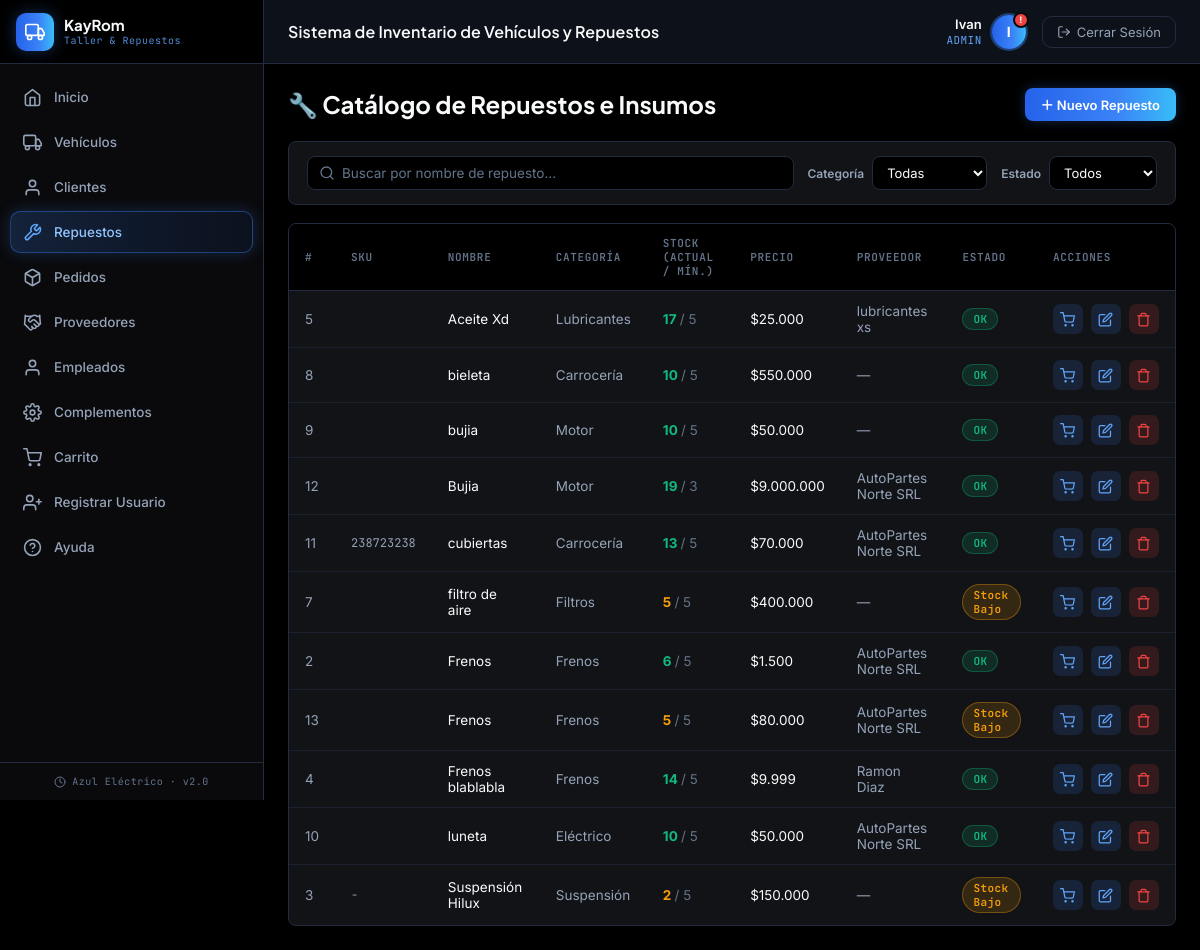
/index.php?page=repuestos&msg=agregado (signed in), run on the app's committed database.
### tables this page shows
CREATE TABLE `repuestos` (
  `id` int NOT NULL AUTO_INCREMENT,
  `nombre` varchar(100) NOT NULL,
  `categoria` varchar(45) DEFAULT NULL,
  `stock` int DEFAULT '0',
  `stock_minimo` int DEFAULT '5',
  `precio` decimal(10,2) DEFAULT '0.00',
  `sku` varchar(20) DEFAULT NULL,
  `proveedor_id` int DEFAULT NULL,
  PRIMARY KEY (`id`),
  KEY `fk_repuestos_proveedor` (`proveedor_id`),
  CONSTRAINT `fk_repuestos_proveedor` FOREIGN KEY (`proveedor_id`) REFERENCES `proveedor` (`id`) ON DELETE SET NULL
);

CREATE TABLE `proveedor` (
  `id` int NOT NULL AUTO_INCREMENT,
  `cuit` bigint DEFAULT NULL,
  `nombre_proveedor` varchar(150) NOT NULL,
  `telefono` bigint DEFAULT NULL,
  `email` varchar(50) DEFAULT NULL,
  `persona_id` int DEFAULT NULL,
  PRIMARY KEY (`id`),
  KEY `persona_id` (`persona_id`),
  CONSTRAINT `proveedor_ibfk_1` FOREIGN KEY (`persona_id`) REFERENCES `persona` (`id`)
);

### backend/repuestos/controller/RepuestoController.php (called while the page is built, shortened)
<?php
class RepuestoController {
    private $model;
    public function __construct() {
        $this->model = new RepuestoModel();
    }
    public function index() {
        $proveedorModel = new ProveedorModel();
        $data = [
            'repuestos'  => $this->model->getAll(),
            'categorias' => $this->model->getCategorias(),
            'proveedores'=> $proveedorModel->getAll(),
            'activePage' => 'repuestos'
        ];
        require_once 'backend/repuestos/views/repuestos.php';
    }
}

### config/base_datos.php (called while the page is built, shortened)
<?php
class Database {
    private static $instance = null;
    public $conexion;
    private function __construct() {
        $this->conexion = new mysqli("localhost", "root", "Migue123456", "soft_kayrom");
        $this->conexion->set_charset("utf8");
    }
    public static function getInstance() {
        if (self::$instance === null) {
            self::$instance = new Database();
        }
        return self::$instance;
    }
    public function getConexion() {
        return $this->conexion;
    }
}

### backend/repuestos/model/RepuestoModel.php (called while the page is built, shortened)
<?php
class RepuestoModel {
    private $db;
    public function __construct() {
        $this->db = Database::getInstance()->getConexion();
    }
    public function getAll() {
        $result = $this->db->query(
            "SELECT r.*, pr.nombre_proveedor
             FROM repuestos r
             LEFT JOIN proveedor pr ON pr.id = r.proveedor_id
             ORDER BY r.nombre ASC"
        );
        return $result ? $result->fetch_all(MYSQLI_ASSOC) : [];
    }
    public function getCategorias() {
        $result = $this->db->query("SELECT DISTINCT categoria FROM repuestos WHERE categoria IS NOT NULL AND categoria <> '' ORDER BY categoria ASC");
        return $result ? array_column($result->fetch_all(MYSQLI_ASSOC), 'categoria') : [];
    }
}

### backend/proveedor/models/ProveedorModel.php (called while the page is built, shortened)
<?php
class ProveedorModel {
    private $db;
    public function __construct() {
        $this->db = Database::getInstance()->getConexion();
    }
    public function getAll() {
        $sql = "SELECT pr.*, p.nombre, p.apellido
                FROM proveedor pr
                LEFT JOIN persona p ON p.id = pr.persona_id
                ORDER BY pr.nombre_proveedor ASC";
        $result = $this->db->query($sql);
        return $result ? $result->fetch_all(MYSQLI_ASSOC) : [];
    }
}

### backend/repuestos/views/repuestos.php (the view, shortened to what this page needs)
<?php require_once 'compartidoCREO/views/encabezado.php'; ?>
<div class="page-header">
    <h1>🔧 Catálogo de Repuestos e Insumos</h1>
    <button type="button" class="btn btn-primary" onclick="abrirRepuesto()">＋ Nuevo Repuesto</button>
</div>
<div class="filter-bar">
    <div class="filter-group filter-search">
        <input type="text" id="filtro-buscar" placeholder="Buscar por nombre de repuesto..." autocomplete="off">
    </div>
    <div class="filter-group">
        <label>Categoría</label>
        <select id="filtro-categoria">
            <option value="">Todas</option>
        </select>
    </div>
    <div class="filter-group">
        <label>Estado</label>
        <select id="filtro-estado">
            <option value="">Todos</option>
        </select>
    </div>
</div>
<div class="panel">
    <div class="panel-body">
        <table id="tabla-repuestos">
            <thead>
                <tr>
                    <th>#</th><th>SKU</th><th>Nombre</th><th>Categoría</th><th>Stock (Actual / Mín.)</th><th>Precio</th><th>Proveedor</th><th>Estado</th><th>Acciones</th>
                </tr>
            </thead>
            <tbody>
                <?php if (empty($data['repuestos'])): ?>
                <tr><td colspan="9" style="text-align:center;color:var(--text-muted);padding:30px;">No hay repuestos cargados</td></tr>
                <?php else: foreach ($data['repuestos'] as $r): ?>
                <?php
                    $bajo = $r['stock'] <= $r['stock_minimo'];
                    $sinStock = $r['stock'] == 0;
                    $estadoFiltro = $sinStock ? 'sin' : ($bajo ? 'bajo' : 'ok');
                ?>
                <tr data-nombre="<?= htmlspecialchars(mb_strtolower($r['nombre'])) ?>"
                    data-categoria="<?= htmlspecialchars($r['categoria']) ?>"
                    data-estado="<?= $estadoFiltro ?>">
                    <td style="color:var(--text-muted);"><?= $r['id'] ?></td>
                    <td style="color:var(--text-muted);font-family:var(--font-mono);font-size:12px;"><?= htmlspecialchars($r['sku'] ?? '-') ?></td>
                    <td><?= htmlspecialchars($r['nombre']) ?></td>
                    <td style="color:var(--text-muted);"><?= htmlspecialchars($r['categoria']) ?></td>
                    <td>
                        <strong style="color:<?= $bajo ? 'var(--accent-orange)' : 'var(--accent-green)' ?>">
                            <?= $r['stock'] ?>
                        </strong>
                        <span style="color:var(--text-dim);"> / <?= $r['stock_minimo'] ?></span>
                    </td>
                    <td>$<?= number_format($r['precio'], 0, ',', '.') ?></td>
                    <td style="color:var(--text-muted);"><?= htmlspecialchars($r['nombre_proveedor'] ?? '—') ?></td>
                    <td>
                        <?php if ($sinStock): ?>
                            <span class="badge-status vendido">Sin Stock</span>
                        <?php elseif ($bajo): ?>
                            <span class="badge-status reparacion">Stock Bajo</span>
                        <?php else: ?>
                            <span class="badge-status disponible">OK</span>
                        <?php endif; ?>
                    </td>
                    <td>
                        <div class="action-icons">
                            <?php if ($r['stock'] > 0): ?>
                            <a href="index.php?page=carrito&action=agregar&id=<?= $r['id'] ?>" class="action-edit" title="Agregar al carrito">
                                <svg width="15" height="15" viewBox="0 0 24 24" fill="none" stroke="currentColor" stroke-width="2" stroke-linecap="round" stroke-linejoin="round"><circle cx="9" cy="21" r="1"/><circle cx="20" cy="21" r="1"/><path d="M1 1h4l2.68 13.39a2 2 0 0 0 2 1.61h9.72a2 2 0 0 0 2-1.61L23 6H6"/></svg>
                            </a>
                            <?php endif; ?>
                            <a href="#" class="action-edit" title="Editar"
                               onclick="return abrirRepuesto({
                                    id: <?= $r['id'] ?>,
                                    nombre: <?= htmlspecialchars(json_encode($r['nombre']), ENT_QUOTES, 'UTF-8') ?>,
                                    sku: <?= htmlspecialchars(json_encode($r['sku']), ENT_QUOTES, 'UTF-8') ?>,
                                    proveedor_id: <?= (int)($r['proveedor_id'] ?? 0) ?>,
                                    categoria: <?= htmlspecialchars(json_encode($r['categoria']), ENT_QUOTES, 'UTF-8') ?>,
                                    precio: <?= (float)$r['precio'] ?>,
                                    stock: <?= (int)$r['stock'] ?>,
                                    stock_minimo: <?= (int)$r['stock_minimo'] ?>
                               })">
                                <svg width="15" height="15" viewBox="0 0 24 24" fill="none" stroke="currentColor" stroke-width="2" stroke-linecap="round" stroke-linejoin="round"><path d="M11 4H4a2 2 0 0 0-2 2v14a2 2 0 0 0 2 2h14a2 2 0 0 0 2-2v-7"/><path d="M18.5 2.5a2.121 2.121 0 0 1 3 3L12 15l-4 1 1-4 9.5-9.5z"/></svg>
                            </a>
                            <a href="index.php?page=repuestos&action=delete&id=<?= $r['id'] ?>" class="action-delete" title="Eliminar"
                               onclick="return confirmarAccion(this.href, '¿Eliminar este repuesto?')">
                                <svg width="15" height="15" viewBox="0 0 24 24" fill="none" stroke="currentColor" stroke-width="2" stroke-linecap="round" stroke-linejoin="round"><polyline points="3 6 5 6 21 6"/><path d="M19 6v14a2 2 0 0 1-2 2H7a2 2 0 0 1-2-2V6m3 0V4a2 2 0 0 1 2-2h4a2 2 0 0 1 2 2v2"/></svg>
                            </a>
                        </div>
                    </td>
                </tr>
                <?php endforeach; endif; ?>
            </tbody>
        </table>
    </div>
</div>
<?php require_once 'compartidoCREO/views/pie_pagina.php'; ?>

### public/css/style.css (style rules this page uses)
:root { --bg-dark: #000000; --bg-panel: #0A0A0C; --bg-card: #121316; --bg-hover: #1B1D22; --sidebar-w: 264px; --accent-blue: #3B82F6; --accent-green: #10B981; --accent-orange:#F59E0B; --accent-red: #EF4444; --accent-blue-bright: #60A5FA; --accent-indigo: #6366F1; --gradient-primary: linear-gradient(90deg, #2563EB 0%, #3B82F6 60%, #38BDF8 100%); --text-primary: #F8FAFC; --text-muted: #94A3B8; --text-dim: #64748B; --border: #232B3E; --radius: 8px; --transition: 0.18s ease; --font-display: 'Plus Jakarta Sans', sans-serif; --font-body: 'Inter', sans-serif; --font-mono: 'JetBrains Mono', monospace; }
*, *::before, *::after { margin: 0; padding: 0; box-sizing: border-box; }
body { font-family: var(--font-body); background: var(--bg-dark); color: var(--text-primary); display: flex; min-height: 100vh; overflow-x: hidden; }
.panel { background: var(--bg-card); border: 1px solid var(--border); border-radius: var(--radius); overflow: hidden; box-shadow: 0 1px 3px rgba(0,0,0,0.35); }
.panel-body { padding: 0; overflow-x: auto; }
table { width: 100%; border-collapse: collapse; font-size: 13.5px; }
thead th { padding: 12px 16px; text-align: left; color: var(--text-dim); font-weight: 600; font-size: 11px; letter-spacing: 0.06em; text-transform: uppercase; background: var(--bg-dark); font-family: var(--font-mono); border-bottom: 1px solid var(--border); }
tbody td { padding: 12px 16px; border-bottom: 1px solid rgba(35,43,62,0.6); color: var(--text-primary); }
tbody tr:last-child td { border-bottom: none; }
.badge-status { padding: 3px 10px; border-radius: 20px; font-size: 11px; font-weight: 600; letter-spacing: 0.4px; display: inline-block; font-family: var(--font-mono); }
.badge-status.disponible { background: rgba(16,185,129,0.15); color: #10B981; border: 1px solid rgba(16,185,129,0.3); }
.badge-status.reparacion { background: rgba(245,158,11,0.15); color: #F59E0B; border: 1px solid rgba(245,158,11,0.35); }
.btn { display: inline-flex; align-items: center; gap: 6px; padding: 7px 16px; border-radius: 8px; border: none; cursor: pointer; font-family: var(--font-body); font-size: 13px; font-weight: 600; text-decoration: none; transition: all var(--transition); }
.btn-primary { background: var(--gradient-primary); color: #fff; box-shadow: 0 0 12px rgba(59,130,246,0.3); }
.page-header { display: flex; align-items: center; justify-content: space-between; margin-bottom: 20px; }
.page-header h1 { font-family: var(--font-display); font-size: 24px; font-weight: 700; color: var(--text-primary); }
.action-icons { display: flex; gap: 8px; align-items: center; }
.action-icons a { width: 30px; height: 30px; border-radius: 7px; display: flex; align-items: center; justify-content: center; font-size: 14px; text-decoration: none; transition: all var(--transition); }
.action-edit { background: rgba(59,130,246,0.15); color: var(--accent-blue-bright); }
.action-delete { background: rgba(239,68,68,0.15); color: var(--accent-red); }
.stat-card, .panel, .btn, .nav-icon-btn, .action-icons a, .module-chip, .filter-group select, .quick-modal-box { transition: transform 0.15s ease, box-shadow 0.15s ease, border-color 0.15s ease, background 0.15s ease, color 0.15s ease; }
tbody tr { transition: background 0.12s ease, box-shadow 0.12s ease; }
.filter-bar { display: flex; flex-wrap: wrap; align-items: center; gap: 14px; background: var(--bg-card); border: 1px solid var(--border); border-radius: var(--radius); padding: 14px 18px; margin-bottom: 18px; }
.filter-group { display: flex; align-items: center; gap: 8px; }
.filter-group label { font-size: 12px; color: var(--text-muted); font-weight: 600; white-space: nowrap; }
.filter-group select { background: var(--bg-dark); border: 1px solid var(--border); color: var(--text-primary); padding: 7px 10px; border-radius: 8px; font-family: var(--font-body); font-size: 13px; outline: none; }
.filter-search { flex: 1; min-width: 220px; position: relative; color: var(--text-dim); }
.filter-search input { width: 100%; background: var(--bg-dark); border: 1px solid var(--border); color: var(--text-primary); padding: 8px 12px 8px 34px; border-radius: 8px; font-family: var(--font-body); font-size: 13.5px; outline: none; }
.filter-search input::placeholder { color: var(--text-dim); }

### data on the page
repuestos: id "5", nombre "Aceite Xd", categoria "Lubricantes", stock "17", stock_minimo "5", precio "25.000", proveedor.nombre_proveedor "lubricantes xs", shows "OK"
repuestos: id "8", nombre "bieleta", categoria "Carrocería", stock "10", stock_minimo "5", precio "550.000", nombre_proveedor "—", shows "OK"
repuestos: id "9", nombre "bujia", categoria "Motor", stock "10", stock_minimo "5", precio "50.000", nombre_proveedor "—", shows "OK"
repuestos: id "12", nombre "Bujia", categoria "Motor", stock "19", stock_minimo "3", precio "9.000.000", proveedor.nombre_proveedor "AutoPartes Norte SRL", shows "OK"
repuestos: id "11", sku "238723238", nombre "cubiertas", categoria "Carrocería", stock "13", stock_minimo "5", precio "70.000", proveedor.nombre_proveedor "AutoPartes Norte SRL", shows "OK"
repuestos: id "7", nombre "filtro de aire", categoria "Filtros", stock "5", stock_minimo "5", precio "400.000", nombre_proveedor "—", shows "Stock Bajo"
repuestos: id "2", nombre "Frenos", categoria "Frenos", stock "6", stock_minimo "5", precio "1.500", proveedor.nombre_proveedor "AutoPartes Norte SRL", shows "OK"
repuestos: id "13", nombre "Frenos", categoria "Frenos", stock "5", stock_minimo "5", precio "80.000", proveedor.nombre_proveedor "AutoPartes Norte SRL", shows "Stock Bajo"
repuestos: id "4", nombre "Frenos blablabla", categoria "Frenos", stock "14", stock_minimo "5", precio "9.999", proveedor.nombre_proveedor "Ramon Diaz", shows "OK"
repuestos: id "10", nombre "luneta", categoria "Eléctrico", stock "10", stock_minimo "5", precio "50.000", proveedor.nombre_proveedor "AutoPartes Norte SRL", shows "OK"
repuestos: id "3", sku "-", nombre "Suspensión Hilux", categoria "Suspensión", stock "2", stock_minimo "5", precio "150.000", nombre_proveedor "—", shows "Stock Bajo"

### other printed values
$nombreUsuario "Ivan"
$rolUsuario "ADMIN"
substr($nombreUsuario, 0, 1) "I"
